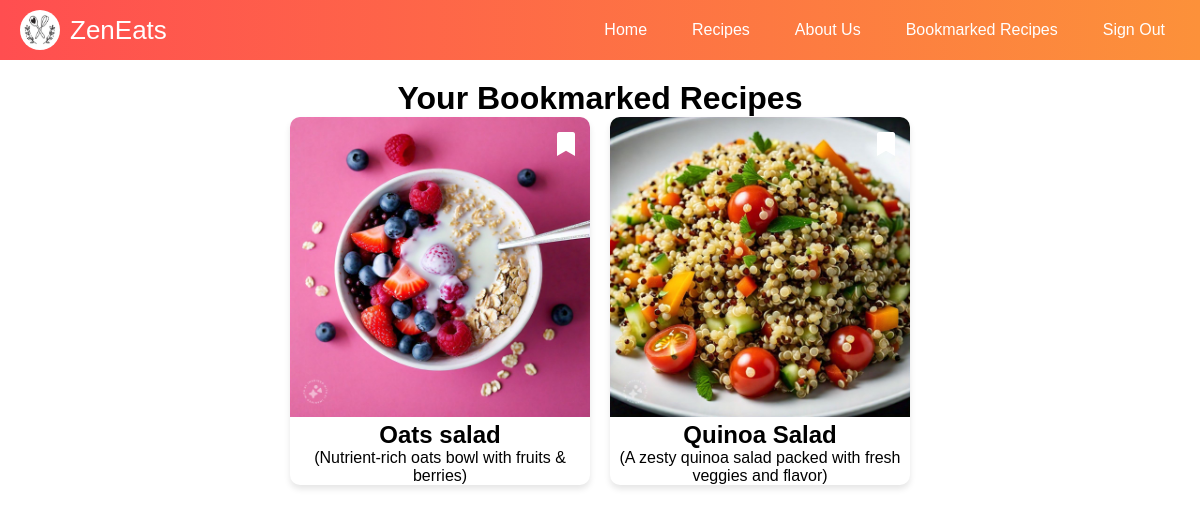
Screenshot of /bookmarked/ (signed in) with the database file from the repository.
### myweb/models.py (models this page shows, shortened)
class Bookmark(models.Model):
    user = models.ForeignKey(User, on_delete=models.CASCADE)
    recipe = models.ForeignKey(Recipe, on_delete=models.CASCADE)
    created_at = models.DateTimeField(auto_now_add=True)
    class Meta:
        unique_together = ('user', 'recipe')  # Prevent duplicate bookmarks

class Recipe(models.Model):
    title = models.CharField(max_length=100)
    description = models.TextField()
    image = models.ImageField(upload_to='recipes/')
    slug = models.SlugField(unique=True, null=True, blank=True)
    category = models.ForeignKey('Category',on_delete=models.CASCADE, related_name='recipes') # Add ForeignKey or ManyToManyField
    created_at = models.DateTimeField(auto_now_add=True)

### myweb/views.py (the view)
# urls.py: path("bookmarked/", views.bookmarked_recipes, name="bookmarked_recipes"),
@login_required
def bookmarked_recipes(request):
    bookmarks = Bookmark.objects.filter(user=request.user)
    return render(request, 'bookmarked_recipes.html', {'bookmarks': bookmarks})

### templates/bookmarked_recipes.html (shortened to what this page needs)
{% load static %}
<!DOCTYPE html>
<html lang="en">
<head>
    <link rel="stylesheet" href="{% static 'css/style.css' %}">
    <link rel="stylesheet" href="https://cdnjs.cloudflare.com/ajax/libs/font-awesome/6.0.0-beta3/css/all.min.css">
</head>
<body>
<header class="header">
    <nav class="navbar">
        <a class="navbar-brand" href="home.html">
            <img src="{% static 'images/logo.jpg' %}" class="custom-logo" alt="ZenEats Logo"> <span>ZenEats</span>
        </a>
        <div class="nav-menu">
            <a href="{% url 'home' %}" class="nav-item">Home</a>
        <a href="{% url 'recipes' %}" class="nav-item">Recipes</a>
        <a href="{% url 'aboutus' %}" class="nav-item">About Us</a>
        {% if user.is_authenticated %}
        <a href="{% url 'bookmarked_recipes' %}" class="nav-item">Bookmarked Recipes</a>
        <a href="{% url 'logout' %}" class="nav-item">Sign Out</a>
        {% else %}
        <a href="{% url 'login' %}" class="nav-item">Login</a>
        {% endif %}
        </div>
    </nav>
</header>
<div class="container">
    <h1>Your Bookmarked Recipes</h1>
    <div class="recipes">
        {% for bookmark in bookmarks %}
        <div class="recipe-card" id="recipe-{{ bookmark.recipe.id }}">
            <a href="/static/static_recipes/{{ bookmark.recipe.slug }}.html">
                <img src="{{ bookmark.recipe.image.url }}" alt="{{ bookmark.recipe.title }}">
            </a>
            <div class="recipe-info">
                <a href="/static/static_recipes/{{ bookmark.recipe.slug }}.html">
                    <h2>{{ bookmark.recipe.title }}</h2>
                </a>
                <p>{{ bookmark.recipe.description }}</p>
            </div>
            <button class="bookmark-btn" data-recipe-id="{{ bookmark.recipe.id }}">
                <i class="fas fa-bookmark bookmark-icon" id="bookmark-icon-{{ bookmark.recipe.id }}"></i>
            </button>
        </div>
        {% endfor %}
    </div>
</div>
</body>
</html>

### static/css/style.css (style rules this page uses)
* { font-family: Arial, sans-serif; margin: 0; padding: 0; }
.header { background: linear-gradient(90deg, #FF4E50, #FC913A); padding: 10px 20px; }
.navbar { display: flex; justify-content: space-between; align-items: center; }
.navbar-brand { display: flex; align-items: center; text-decoration: none; font-size: 26px; color: white; }
.navbar-brand img { width: 40px; height: 40px; border-radius: 50%; margin-right: 10px; }
.nav-menu { display: flex; gap: 15px; }
a.nav-item { text-decoration: none; color: white; font-size: 16px; padding: 8px 15px; border-radius: 20px; transition: background-color 0.3s; }
.container { max-width: 1200px; margin: 0 auto; padding: 20px; text-align: center; }
.recipes { display: flex; flex-wrap: wrap; justify-content: center; gap: 20px; align-items: center; }
.recipe-card { width: 300px; background: #fff; border-radius: 10px; overflow: hidden; box-shadow: 0 4px 6px rgba(0, 0, 0, 0.1); position: relative; transition: transform 0.3s ease, box-shadow 0.3s ease; }
.recipe-card img { width: 100%; height: auto; border-radius: 8px 8px 0 0; object-fit: cover; }
.bookmark-btn { background: none; border: none; cursor: pointer; outline: none; position: absolute; top: 10px; right: 10px; z-index: 3; padding: 5px; transition: transform 0.2s ease; }
.bookmark-icon { font-size: 24px; color: rgb(255, 255, 255); transition: color 0.3s ease, transform 0.2s ease; }

### templates/bookmarked_recipes.html (style rules this page uses)
.recipe-card a { text-decoration: none; color: inherit; }

### rows the page displays
Bookmark: recipe.image (picture), recipe "Oats salad", recipe.description "(Nutrient-rich oats bowl with fruits & berries)"
Bookmark: recipe.image (picture), recipe "Quinoa Salad", recipe.description "(A zesty quinoa salad packed with fresh veggies and flavor)"
